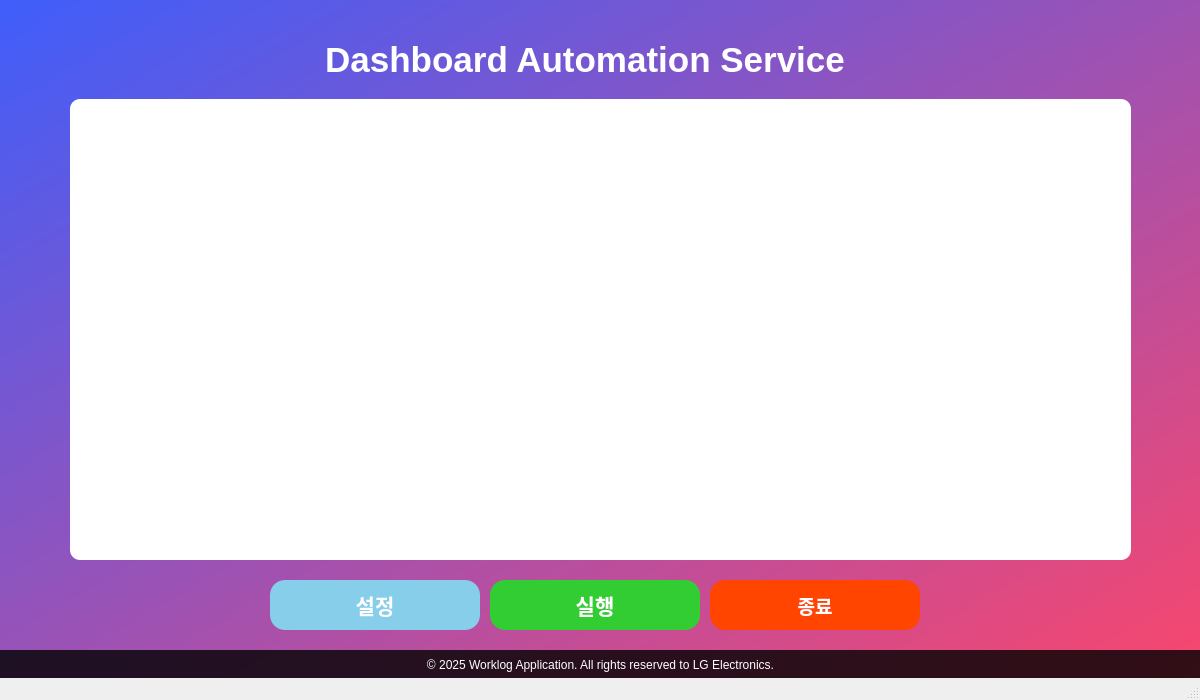
<?xml version="1.0" encoding="UTF-8"?>
<ui version="4.0">
 <class>MainWindow</class>
 <widget class="QMainWindow" name="MainWindow">
  <property name="geometry">
   <rect>
    <x>0</x>
    <y>0</y>
    <width>1200</width>
    <height>700</height>
   </rect>
  </property>
  <property name="minimumSize">
   <size>
    <width>1200</width>
    <height>700</height>
   </size>
  </property>
  <property name="maximumSize">
   <size>
    <width>1200</width>
    <height>700</height>
   </size>
  </property>
  <property name="windowTitle">
   <string>Dashboard Automation Service</string>
  </property>
  <widget class="QWidget" name="centralwidget">
   <widget class="QLabel" name="background">
    <property name="geometry">
     <rect>
      <x>0</x>
      <y>0</y>
      <width>1201</width>
      <height>700</height>
     </rect>
    </property>
    <property name="styleSheet">
     <string notr="true">
       background: qlineargradient(spread:pad, x1:0, y1:0, x2:1, y2:1, stop:0 rgba(63, 94, 251, 255), stop:1 rgba(252, 70, 107, 255));
     </string>
    </property>
    <property name="text">
     <string/>
    </property>
   </widget>
   <widget class="QLabel" name="logo">
    <property name="geometry">
     <rect>
      <x>20</x>
      <y>20</y>
      <width>120</width>
      <height>120</height>
     </rect>
    </property>
    <property name="pixmap">
     <pixmap>logo.png</pixmap>
    </property>
    <property name="scaledContents">
     <bool>true</bool>
    </property>
   </widget>
   <widget class="QLabel" name="label">
    <property name="geometry">
     <rect>
      <x>320</x>
      <y>30</y>
      <width>530</width>
      <height>60</height>
     </rect>
    </property>
    <property name="font">
     <font>
      <family>Arial</family>
      <pointsize>26</pointsize>
      <weight>75</weight>
      <bold>true</bold>
     </font>
    </property>
    <property name="styleSheet">
     <string notr="true">color: white;</string>
    </property>
    <property name="text">
     <string>Dashboard Automation Service</string>
    </property>
    <property name="alignment">
     <set>Qt::AlignCenter</set>
    </property>
   </widget>
   <widget class="QTextEdit" name="lineEdit_5">
    <property name="geometry">
     <rect>
      <x>70</x>
      <y>99</y>
      <width>1061</width>
      <height>461</height>
     </rect>
    </property>
    <property name="styleSheet">
     <string notr="true">
       QTextEdit {
         border: none;
         border-radius: 10px;
         background-color: rgb(255, 255, 255); /* Solid white background */
         padding: 10px;
         font-size: 12px;
         color: #333;
       }
       QScrollBar:vertical {
         border: none;
         background: #f0f0f0;
         width: 12px;
         margin: 2px 0 2px 0;
         border-radius: 6px;
       }
       QScrollBar::handle:vertical {
         background: #1e90ff;
         border-radius: 6px;
         min-height: 20px;
       }
       QScrollBar::handle:vertical:hover {
         background: #4682b4;
       }
       QScrollBar::add-line:vertical, QScrollBar::sub-line:vertical {
         background: none;
         height: 0px;
       }
       QScrollBar:horizontal {
         border: none;
         background: #f0f0f0;
         height: 12px;
         margin: 0 2px 0 2px;
         border-radius: 6px;
       }
       QScrollBar::handle:horizontal {
         background: #1e90ff;
         border-radius: 6px;
         min-width: 20px;
       }
       QScrollBar::handle:horizontal:hover {
         background: #4682b4;
       }
       QScrollBar::add-line:horizontal, QScrollBar::sub-line:horizontal {
         background: none;
         width: 0px;
       }
     </string>
    </property>
    <property name="verticalScrollBarPolicy">
     <enum>Qt::ScrollBarAsNeeded</enum>
    </property>
    <property name="horizontalScrollBarPolicy">
     <enum>Qt::ScrollBarAsNeeded</enum>
    </property>
    <property name="readOnly">
     <bool>true</bool>
    </property>
    <property name="text" stdset="0">
     <string/>
    </property>
   </widget>
   <widget class="QPushButton" name="pushButton">
    <property name="geometry">
     <rect>
      <x>490</x>
      <y>580</y>
      <width>210</width>
      <height>50</height>
     </rect>
    </property>
    <property name="font">
     <font>
      <family>Arial</family>
      <pointsize>16</pointsize>
      <weight>75</weight>
      <bold>true</bold>
     </font>
    </property>
    <property name="styleSheet">
     <string notr="true">
       QPushButton {
         border: none;
         background-color: #32cd32;
         border-radius: 15px;
         color: white;
         font-weight: bold;
       }
       QPushButton:hover {
         background-color: #228b22;
       }
       QPushButton:pressed {
         background-color: #006400;
       }
     </string>
    </property>
    <property name="text">
     <string>실행</string>
    </property>
   </widget>
   <widget class="QPushButton" name="closeButton">
    <property name="geometry">
     <rect>
      <x>710</x>
      <y>580</y>
      <width>210</width>
      <height>50</height>
     </rect>
    </property>
    <property name="font">
     <font>
      <family>Arial</family>
      <pointsize>14</pointsize>
      <weight>75</weight>
      <bold>true</bold>
     </font>
    </property>
    <property name="styleSheet">
     <string notr="true">
       QPushButton {
         border: none;
         background-color: #ff4500;
         border-radius: 15px;
         color: white;
         font-weight: bold;
       }
       QPushButton:hover {
         background-color: #dc143c;
       }
       QPushButton:pressed {
         background-color: #8b0000;
       }
     </string>
    </property>
    <property name="text">
     <string>종료</string>
    </property>
   </widget>
   <widget class="QPushButton" name="pushButton_3">
    <property name="geometry">
     <rect>
      <x>270</x>
      <y>580</y>
      <width>210</width>
      <height>50</height>
     </rect>
    </property>
    <property name="font">
     <font>
      <family>Arial</family>
      <pointsize>16</pointsize>
      <weight>75</weight>
      <bold>true</bold>
     </font>
    </property>
    <property name="styleSheet">
     <string notr="true">
       QPushButton {
         border: none;
         background-color: #87ceeb;
         border-radius: 15px;
         color: white;
         font-weight: bold;
       }
       QPushButton:hover {
         background-color: #5f9ea0;
       }
       QPushButton:pressed {
         background-color: #4682b4;
       }
     </string>
    </property>
    <property name="text">
     <string>설정</string>
    </property>
   </widget>
   <widget class="QLabel" name="footer">
    <property name="geometry">
     <rect>
      <x>0</x>
      <y>650</y>
      <width>1201</width>
      <height>30</height>
     </rect>
    </property>
    <property name="styleSheet">
     <string notr="true">
       background-color: rgba(0, 0, 0, 0.8);
       color: white;
       font-size: 12px;
       font-family: Arial;
       text-align: center;
     </string>
    </property>
    <property name="text">
     <string>© 2025 Worklog Application. All rights reserved to LG Electronics.</string>
    </property>
    <property name="alignment">
     <set>Qt::AlignCenter</set>
    </property>
   </widget>
  </widget>
  <widget class="QMenuBar" name="menubar">
   <property name="geometry">
    <rect>
     <x>0</x>
     <y>0</y>
     <width>1200</width>
     <height>21</height>
    </rect>
   </property>
  </widget>
  <widget class="QStatusBar" name="statusbar"/>
 </widget>
 <resources/>
 <connections/>
</ui>
